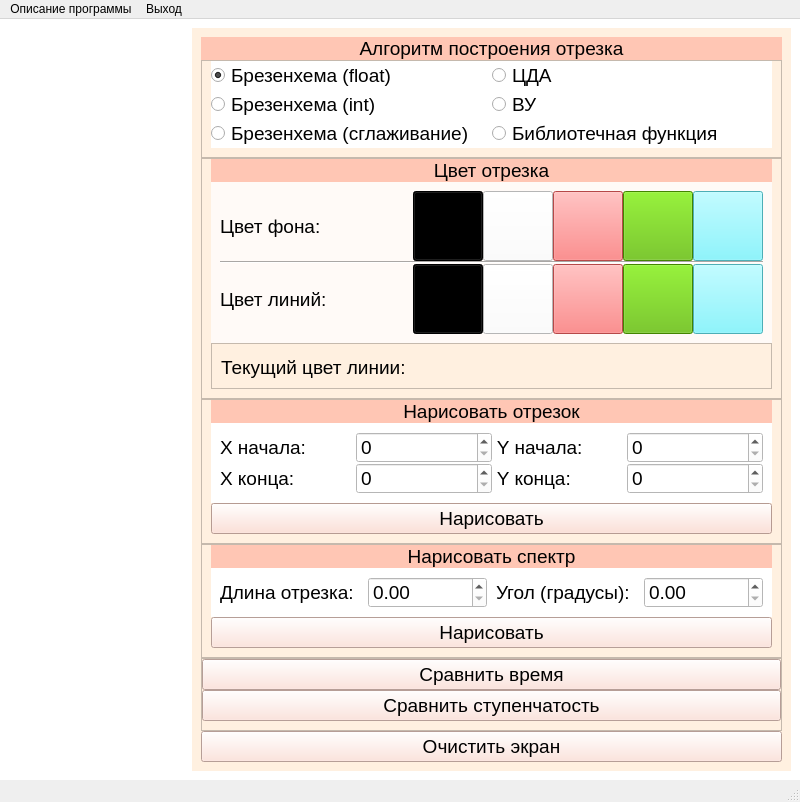
<?xml version="1.0" encoding="UTF-8"?>
<ui version="4.0">
 <class>MainWindow</class>
 <widget class="QMainWindow" name="MainWindow">
  <property name="geometry">
   <rect>
    <x>0</x>
    <y>0</y>
    <width>800</width>
    <height>600</height>
   </rect>
  </property>
  <property name="windowTitle">
   <string>MainWindow</string>
  </property>
  <widget class="QWidget" name="centralwidget">
   <property name="styleSheet">
    <string notr="true">background-color: rgb(255, 255, 255);</string>
   </property>
   <layout class="QHBoxLayout" name="horizontalLayout_4">
    <item>
     <widget class="QLabel" name="canvas_lbl">
      <property name="text">
       <string/>
      </property>
     </widget>
    </item>
    <item>
     <widget class="QWidget" name="acts" native="true">
      <property name="sizePolicy">
       <sizepolicy hsizetype="Fixed" vsizetype="Preferred">
        <horstretch>0</horstretch>
        <verstretch>0</verstretch>
       </sizepolicy>
      </property>
      <property name="font">
       <font>
        <pointsize>14</pointsize>
       </font>
      </property>
      <property name="styleSheet">
       <string notr="true">background-color: rgb(255, 240, 224);</string>
      </property>
      <layout class="QVBoxLayout" name="verticalLayout_7">
       <property name="spacing">
        <number>0</number>
       </property>
       <item>
        <widget class="QLabel" name="label">
         <property name="font">
          <font>
           <pointsize>14</pointsize>
          </font>
         </property>
         <property name="styleSheet">
          <string notr="true">background-color: rgb(255, 198, 180);</string>
         </property>
         <property name="text">
          <string>Алгоритм построения отрезка</string>
         </property>
         <property name="alignment">
          <set>Qt::AlignCenter</set>
         </property>
        </widget>
       </item>
       <item>
        <widget class="QFrame" name="frame_2">
         <property name="font">
          <font>
           <pointsize>14</pointsize>
          </font>
         </property>
         <property name="frameShape">
          <enum>QFrame::StyledPanel</enum>
         </property>
         <property name="frameShadow">
          <enum>QFrame::Raised</enum>
         </property>
         <layout class="QVBoxLayout" name="verticalLayout_11">
          <property name="spacing">
           <number>0</number>
          </property>
          <property name="topMargin">
           <number>0</number>
          </property>
          <property name="bottomMargin">
           <number>9</number>
          </property>
          <item>
           <widget class="QWidget" name="algos_wgt" native="true">
            <property name="font">
             <font>
              <pointsize>14</pointsize>
             </font>
            </property>
            <property name="styleSheet">
             <string notr="true">background-color: rgb(255, 255, 255);</string>
            </property>
            <layout class="QHBoxLayout" name="horizontalLayout">
             <property name="spacing">
              <number>0</number>
             </property>
             <property name="leftMargin">
              <number>0</number>
             </property>
             <property name="topMargin">
              <number>0</number>
             </property>
             <property name="rightMargin">
              <number>0</number>
             </property>
             <property name="bottomMargin">
              <number>0</number>
             </property>
             <item>
              <layout class="QVBoxLayout" name="verticalLayout_2">
               <item>
                <widget class="QRadioButton" name="brezf_rb">
                 <property name="font">
                  <font>
                   <pointsize>14</pointsize>
                  </font>
                 </property>
                 <property name="text">
                  <string>Брезенхема (float)</string>
                 </property>
                 <property name="checked">
                  <bool>true</bool>
                 </property>
                 <attribute name="buttonGroup">
                  <string notr="true">algos_btn_gp</string>
                 </attribute>
                </widget>
               </item>
               <item>
                <widget class="QRadioButton" name="brezint_rb">
                 <property name="font">
                  <font>
                   <pointsize>14</pointsize>
                  </font>
                 </property>
                 <property name="text">
                  <string>Брезенхема (int)</string>
                 </property>
                 <attribute name="buttonGroup">
                  <string notr="true">algos_btn_gp</string>
                 </attribute>
                </widget>
               </item>
               <item>
                <widget class="QRadioButton" name="brezs_rb">
                 <property name="font">
                  <font>
                   <pointsize>14</pointsize>
                  </font>
                 </property>
                 <property name="text">
                  <string>Брезенхема (сглаживание)</string>
                 </property>
                 <attribute name="buttonGroup">
                  <string notr="true">algos_btn_gp</string>
                 </attribute>
                </widget>
               </item>
              </layout>
             </item>
             <item>
              <layout class="QVBoxLayout" name="verticalLayout">
               <item>
                <widget class="QRadioButton" name="dda_rb">
                 <property name="font">
                  <font>
                   <pointsize>14</pointsize>
                  </font>
                 </property>
                 <property name="text">
                  <string>ЦДА</string>
                 </property>
                 <attribute name="buttonGroup">
                  <string notr="true">algos_btn_gp</string>
                 </attribute>
                </widget>
               </item>
               <item>
                <widget class="QRadioButton" name="wu_rb">
                 <property name="font">
                  <font>
                   <pointsize>14</pointsize>
                  </font>
                 </property>
                 <property name="text">
                  <string>ВУ</string>
                 </property>
                 <attribute name="buttonGroup">
                  <string notr="true">algos_btn_gp</string>
                 </attribute>
                </widget>
               </item>
               <item>
                <widget class="QRadioButton" name="lib_rb">
                 <property name="font">
                  <font>
                   <pointsize>14</pointsize>
                  </font>
                 </property>
                 <property name="text">
                  <string>Библиотечная функция</string>
                 </property>
                 <attribute name="buttonGroup">
                  <string notr="true">algos_btn_gp</string>
                 </attribute>
                </widget>
               </item>
              </layout>
             </item>
            </layout>
           </widget>
          </item>
         </layout>
        </widget>
       </item>
       <item>
        <widget class="QFrame" name="frame">
         <property name="font">
          <font>
           <pointsize>14</pointsize>
          </font>
         </property>
         <property name="frameShape">
          <enum>QFrame::StyledPanel</enum>
         </property>
         <property name="frameShadow">
          <enum>QFrame::Raised</enum>
         </property>
         <layout class="QVBoxLayout" name="verticalLayout_10">
          <property name="spacing">
           <number>0</number>
          </property>
          <property name="topMargin">
           <number>0</number>
          </property>
          <property name="bottomMargin">
           <number>9</number>
          </property>
          <item>
           <widget class="QLabel" name="label_2">
            <property name="font">
             <font>
              <pointsize>14</pointsize>
             </font>
            </property>
            <property name="styleSheet">
             <string notr="true">background-color: rgb(255, 198, 180);</string>
            </property>
            <property name="text">
             <string>Цвет отрезка</string>
            </property>
            <property name="alignment">
             <set>Qt::AlignCenter</set>
            </property>
           </widget>
          </item>
          <item>
           <widget class="QWidget" name="color" native="true">
            <property name="font">
             <font>
              <pointsize>14</pointsize>
             </font>
            </property>
            <property name="styleSheet">
             <string notr="true">background-color: rgb(255, 250, 247);</string>
            </property>
            <layout class="QHBoxLayout" name="horizontalLayout_5">
             <property name="spacing">
              <number>0</number>
             </property>
             <item>
              <layout class="QVBoxLayout" name="verticalLayout_8">
               <item>
                <widget class="QLabel" name="label_3">
                 <property name="sizePolicy">
                  <sizepolicy hsizetype="MinimumExpanding" vsizetype="Preferred">
                   <horstretch>0</horstretch>
                   <verstretch>0</verstretch>
                  </sizepolicy>
                 </property>
                 <property name="font">
                  <font>
                   <pointsize>14</pointsize>
                  </font>
                 </property>
                 <property name="text">
                  <string>Цвет фона: </string>
                 </property>
                </widget>
               </item>
               <item>
                <widget class="Line" name="line">
                 <property name="font">
                  <font>
                   <pointsize>14</pointsize>
                  </font>
                 </property>
                 <property name="orientation">
                  <enum>Qt::Horizontal</enum>
                 </property>
                </widget>
               </item>
               <item>
                <widget class="QLabel" name="label_4">
                 <property name="sizePolicy">
                  <sizepolicy hsizetype="MinimumExpanding" vsizetype="Preferred">
                   <horstretch>0</horstretch>
                   <verstretch>0</verstretch>
                  </sizepolicy>
                 </property>
                 <property name="font">
                  <font>
                   <pointsize>14</pointsize>
                  </font>
                 </property>
                 <property name="text">
                  <string>Цвет линий: </string>
                 </property>
                </widget>
               </item>
              </layout>
             </item>
             <item>
              <layout class="QVBoxLayout" name="verticalLayout_9">
               <item>
                <layout class="QHBoxLayout" name="horizontalLayout_2">
                 <property name="spacing">
                  <number>0</number>
                 </property>
                 <item>
                  <widget class="QToolButton" name="black_bg_btn">
                   <property name="sizePolicy">
                    <sizepolicy hsizetype="Preferred" vsizetype="Preferred">
                     <horstretch>0</horstretch>
                     <verstretch>0</verstretch>
                    </sizepolicy>
                   </property>
                   <property name="minimumSize">
                    <size>
                     <width>70</width>
                     <height>70</height>
                    </size>
                   </property>
                   <property name="font">
                    <font>
                     <pointsize>14</pointsize>
                    </font>
                   </property>
                   <property name="styleSheet">
                    <string notr="true">background-color: rgb(0, 0, 0);</string>
                   </property>
                   <property name="text">
                    <string/>
                   </property>
                  </widget>
                 </item>
                 <item>
                  <widget class="QToolButton" name="white_bg_btn">
                   <property name="sizePolicy">
                    <sizepolicy hsizetype="Preferred" vsizetype="Preferred">
                     <horstretch>0</horstretch>
                     <verstretch>0</verstretch>
                    </sizepolicy>
                   </property>
                   <property name="minimumSize">
                    <size>
                     <width>70</width>
                     <height>70</height>
                    </size>
                   </property>
                   <property name="font">
                    <font>
                     <pointsize>14</pointsize>
                    </font>
                   </property>
                   <property name="styleSheet">
                    <string notr="true">background-color: rgb(255, 255, 255);</string>
                   </property>
                   <property name="text">
                    <string/>
                   </property>
                  </widget>
                 </item>
                 <item>
                  <widget class="QToolButton" name="red_bg_btn">
                   <property name="sizePolicy">
                    <sizepolicy hsizetype="Preferred" vsizetype="Preferred">
                     <horstretch>0</horstretch>
                     <verstretch>0</verstretch>
                    </sizepolicy>
                   </property>
                   <property name="minimumSize">
                    <size>
                     <width>70</width>
                     <height>70</height>
                    </size>
                   </property>
                   <property name="font">
                    <font>
                     <pointsize>14</pointsize>
                    </font>
                   </property>
                   <property name="styleSheet">
                    <string notr="true">background-color: rgb(255, 101, 101);</string>
                   </property>
                   <property name="text">
                    <string/>
                   </property>
                  </widget>
                 </item>
                 <item>
                  <widget class="QToolButton" name="green_bg_btn">
                   <property name="sizePolicy">
                    <sizepolicy hsizetype="Preferred" vsizetype="Preferred">
                     <horstretch>0</horstretch>
                     <verstretch>0</verstretch>
                    </sizepolicy>
                   </property>
                   <property name="minimumSize">
                    <size>
                     <width>70</width>
                     <height>70</height>
                    </size>
                   </property>
                   <property name="font">
                    <font>
                     <pointsize>14</pointsize>
                    </font>
                   </property>
                   <property name="styleSheet">
                    <string notr="true">background-color: rgb(93, 186, 0);</string>
                   </property>
                   <property name="text">
                    <string/>
                   </property>
                  </widget>
                 </item>
                 <item>
                  <widget class="QToolButton" name="blue_bg_btn">
                   <property name="sizePolicy">
                    <sizepolicy hsizetype="Preferred" vsizetype="Preferred">
                     <horstretch>0</horstretch>
                     <verstretch>0</verstretch>
                    </sizepolicy>
                   </property>
                   <property name="minimumSize">
                    <size>
                     <width>70</width>
                     <height>70</height>
                    </size>
                   </property>
                   <property name="font">
                    <font>
                     <pointsize>14</pointsize>
                    </font>
                   </property>
                   <property name="styleSheet">
                    <string notr="true">background-color: rgb(106, 243, 255);</string>
                   </property>
                   <property name="text">
                    <string/>
                   </property>
                  </widget>
                 </item>
                </layout>
               </item>
               <item>
                <widget class="Line" name="line_2">
                 <property name="font">
                  <font>
                   <pointsize>14</pointsize>
                  </font>
                 </property>
                 <property name="orientation">
                  <enum>Qt::Horizontal</enum>
                 </property>
                </widget>
               </item>
               <item>
                <layout class="QHBoxLayout" name="horizontalLayout_3">
                 <property name="spacing">
                  <number>0</number>
                 </property>
                 <item>
                  <widget class="QToolButton" name="black_line_btn">
                   <property name="sizePolicy">
                    <sizepolicy hsizetype="Preferred" vsizetype="Preferred">
                     <horstretch>0</horstretch>
                     <verstretch>0</verstretch>
                    </sizepolicy>
                   </property>
                   <property name="minimumSize">
                    <size>
                     <width>70</width>
                     <height>70</height>
                    </size>
                   </property>
                   <property name="font">
                    <font>
                     <pointsize>14</pointsize>
                    </font>
                   </property>
                   <property name="styleSheet">
                    <string notr="true">background-color: rgb(0, 0, 0);</string>
                   </property>
                   <property name="text">
                    <string/>
                   </property>
                  </widget>
                 </item>
                 <item>
                  <widget class="QToolButton" name="white_line_btn">
                   <property name="sizePolicy">
                    <sizepolicy hsizetype="Preferred" vsizetype="Preferred">
                     <horstretch>0</horstretch>
                     <verstretch>0</verstretch>
                    </sizepolicy>
                   </property>
                   <property name="minimumSize">
                    <size>
                     <width>70</width>
                     <height>70</height>
                    </size>
                   </property>
                   <property name="font">
                    <font>
                     <pointsize>14</pointsize>
                    </font>
                   </property>
                   <property name="styleSheet">
                    <string notr="true">background-color: rgb(255, 255, 255);</string>
                   </property>
                   <property name="text">
                    <string/>
                   </property>
                  </widget>
                 </item>
                 <item>
                  <widget class="QToolButton" name="red_line_btn">
                   <property name="sizePolicy">
                    <sizepolicy hsizetype="Preferred" vsizetype="Preferred">
                     <horstretch>0</horstretch>
                     <verstretch>0</verstretch>
                    </sizepolicy>
                   </property>
                   <property name="minimumSize">
                    <size>
                     <width>70</width>
                     <height>70</height>
                    </size>
                   </property>
                   <property name="font">
                    <font>
                     <pointsize>14</pointsize>
                    </font>
                   </property>
                   <property name="styleSheet">
                    <string notr="true">background-color: rgb(255, 101, 101);</string>
                   </property>
                   <property name="text">
                    <string/>
                   </property>
                  </widget>
                 </item>
                 <item>
                  <widget class="QToolButton" name="green_line_btn">
                   <property name="sizePolicy">
                    <sizepolicy hsizetype="Preferred" vsizetype="Preferred">
                     <horstretch>0</horstretch>
                     <verstretch>0</verstretch>
                    </sizepolicy>
                   </property>
                   <property name="minimumSize">
                    <size>
                     <width>70</width>
                     <height>70</height>
                    </size>
                   </property>
                   <property name="font">
                    <font>
                     <pointsize>14</pointsize>
                    </font>
                   </property>
                   <property name="styleSheet">
                    <string notr="true">background-color: rgb(93, 186, 0);</string>
                   </property>
                   <property name="text">
                    <string/>
                   </property>
                  </widget>
                 </item>
                 <item>
                  <widget class="QToolButton" name="blue_line_btn">
                   <property name="sizePolicy">
                    <sizepolicy hsizetype="Preferred" vsizetype="Preferred">
                     <horstretch>0</horstretch>
                     <verstretch>0</verstretch>
                    </sizepolicy>
                   </property>
                   <property name="minimumSize">
                    <size>
                     <width>70</width>
                     <height>70</height>
                    </size>
                   </property>
                   <property name="font">
                    <font>
                     <pointsize>14</pointsize>
                    </font>
                   </property>
                   <property name="styleSheet">
                    <string notr="true">background-color: rgb(106, 243, 255);</string>
                   </property>
                   <property name="text">
                    <string/>
                   </property>
                  </widget>
                 </item>
                </layout>
               </item>
              </layout>
             </item>
            </layout>
           </widget>
          </item>
          <item>
           <widget class="QFrame" name="frame_6">
            <property name="font">
             <font>
              <pointsize>14</pointsize>
             </font>
            </property>
            <property name="styleSheet">
             <string notr="true">background-color: rgb(255, 240, 224);</string>
            </property>
            <property name="frameShape">
             <enum>QFrame::StyledPanel</enum>
            </property>
            <property name="frameShadow">
             <enum>QFrame::Raised</enum>
            </property>
            <layout class="QVBoxLayout" name="verticalLayout_15">
             <property name="spacing">
              <number>0</number>
             </property>
             <property name="leftMargin">
              <number>0</number>
             </property>
             <property name="topMargin">
              <number>3</number>
             </property>
             <property name="rightMargin">
              <number>0</number>
             </property>
             <property name="bottomMargin">
              <number>0</number>
             </property>
             <item>
              <widget class="QWidget" name="widget_2" native="true">
               <property name="font">
                <font>
                 <pointsize>14</pointsize>
                </font>
               </property>
               <property name="styleSheet">
                <string notr="true">background-color: rgb(255, 240, 224);</string>
               </property>
               <layout class="QHBoxLayout" name="horizontalLayout_9">
                <property name="spacing">
                 <number>0</number>
                </property>
                <item>
                 <widget class="QLabel" name="label_15">
                  <property name="font">
                   <font>
                    <pointsize>14</pointsize>
                   </font>
                  </property>
                  <property name="text">
                   <string>Текущий цвет линии:   </string>
                  </property>
                 </widget>
                </item>
                <item>
                 <widget class="QLabel" name="color_line_show">
                  <property name="sizePolicy">
                   <sizepolicy hsizetype="Fixed" vsizetype="Preferred">
                    <horstretch>0</horstretch>
                    <verstretch>0</verstretch>
                   </sizepolicy>
                  </property>
                  <property name="minimumSize">
                   <size>
                    <width>75</width>
                    <height>0</height>
                   </size>
                  </property>
                  <property name="font">
                   <font>
                    <pointsize>14</pointsize>
                   </font>
                  </property>
                  <property name="styleSheet">
                   <string notr="true">border-color: rgb(0, 0, 0);</string>
                  </property>
                  <property name="text">
                   <string/>
                  </property>
                 </widget>
                </item>
                <item>
                 <spacer name="horizontalSpacer_2">
                  <property name="font">
                   <font>
                    <pointsize>14</pointsize>
                   </font>
                  </property>
                  <property name="orientation">
                   <enum>Qt::Horizontal</enum>
                  </property>
                  <property name="sizeHint" stdset="0">
                   <size>
                    <width>40</width>
                    <height>20</height>
                   </size>
                  </property>
                 </spacer>
                </item>
               </layout>
              </widget>
             </item>
            </layout>
           </widget>
          </item>
         </layout>
        </widget>
       </item>
       <item>
        <widget class="QFrame" name="frame_3">
         <property name="font">
          <font>
           <pointsize>14</pointsize>
          </font>
         </property>
         <property name="frameShape">
          <enum>QFrame::StyledPanel</enum>
         </property>
         <property name="frameShadow">
          <enum>QFrame::Raised</enum>
         </property>
         <layout class="QVBoxLayout" name="verticalLayout_12">
          <property name="spacing">
           <number>0</number>
          </property>
          <property name="topMargin">
           <number>0</number>
          </property>
          <property name="bottomMargin">
           <number>9</number>
          </property>
          <item>
           <widget class="QLabel" name="label_7">
            <property name="font">
             <font>
              <pointsize>14</pointsize>
             </font>
            </property>
            <property name="styleSheet">
             <string notr="true">background-color: rgb(255, 198, 180);</string>
            </property>
            <property name="text">
             <string>Нарисовать отрезок</string>
            </property>
            <property name="alignment">
             <set>Qt::AlignCenter</set>
            </property>
           </widget>
          </item>
          <item>
           <widget class="QWidget" name="widget" native="true">
            <property name="font">
             <font>
              <pointsize>14</pointsize>
             </font>
            </property>
            <property name="styleSheet">
             <string notr="true">background-color: rgb(255, 255, 255);</string>
            </property>
            <layout class="QHBoxLayout" name="horizontalLayout_6">
             <property name="spacing">
              <number>0</number>
             </property>
             <item>
              <layout class="QVBoxLayout" name="verticalLayout_3">
               <property name="spacing">
                <number>0</number>
               </property>
               <item>
                <widget class="QLabel" name="label_8">
                 <property name="font">
                  <font>
                   <pointsize>14</pointsize>
                  </font>
                 </property>
                 <property name="text">
                  <string>X начала: </string>
                 </property>
                </widget>
               </item>
               <item>
                <widget class="QLabel" name="label_10">
                 <property name="font">
                  <font>
                   <pointsize>14</pointsize>
                  </font>
                 </property>
                 <property name="text">
                  <string>X конца: </string>
                 </property>
                </widget>
               </item>
              </layout>
             </item>
             <item>
              <layout class="QVBoxLayout" name="verticalLayout_4">
               <property name="spacing">
                <number>0</number>
               </property>
               <item>
                <widget class="QSpinBox" name="x_beg_sb">
                 <property name="font">
                  <font>
                   <pointsize>14</pointsize>
                  </font>
                 </property>
                 <property name="maximum">
                  <number>1000000</number>
                 </property>
                </widget>
               </item>
               <item>
                <widget class="QSpinBox" name="x_end_sb">
                 <property name="font">
                  <font>
                   <pointsize>14</pointsize>
                  </font>
                 </property>
                 <property name="maximum">
                  <number>1000000</number>
                 </property>
                </widget>
               </item>
              </layout>
             </item>
             <item>
              <layout class="QVBoxLayout" name="verticalLayout_5">
               <property name="spacing">
                <number>0</number>
               </property>
               <item>
                <widget class="QLabel" name="label_9">
                 <property name="font">
                  <font>
                   <pointsize>14</pointsize>
                  </font>
                 </property>
                 <property name="text">
                  <string> Y начала: </string>
                 </property>
                </widget>
               </item>
               <item>
                <widget class="QLabel" name="label_11">
                 <property name="font">
                  <font>
                   <pointsize>14</pointsize>
                  </font>
                 </property>
                 <property name="text">
                  <string> Y конца: </string>
                 </property>
                </widget>
               </item>
              </layout>
             </item>
             <item>
              <layout class="QVBoxLayout" name="verticalLayout_6">
               <property name="spacing">
                <number>0</number>
               </property>
               <item>
                <widget class="QSpinBox" name="y_beg_sb">
                 <property name="font">
                  <font>
                   <pointsize>14</pointsize>
                  </font>
                 </property>
                 <property name="maximum">
                  <number>1000000</number>
                 </property>
                </widget>
               </item>
               <item>
                <widget class="QSpinBox" name="y_end_sb">
                 <property name="font">
                  <font>
                   <pointsize>14</pointsize>
                  </font>
                 </property>
                 <property name="maximum">
                  <number>1000000</number>
                 </property>
                </widget>
               </item>
              </layout>
             </item>
            </layout>
           </widget>
          </item>
          <item>
           <widget class="QPushButton" name="draw_line_btn">
            <property name="font">
             <font>
              <pointsize>14</pointsize>
             </font>
            </property>
            <property name="styleSheet">
             <string notr="true">background-color: rgb(255, 217, 205);</string>
            </property>
            <property name="text">
             <string>Нарисовать</string>
            </property>
           </widget>
          </item>
         </layout>
        </widget>
       </item>
       <item>
        <widget class="QFrame" name="frame_4">
         <property name="font">
          <font>
           <pointsize>14</pointsize>
          </font>
         </property>
         <property name="frameShape">
          <enum>QFrame::StyledPanel</enum>
         </property>
         <property name="frameShadow">
          <enum>QFrame::Raised</enum>
         </property>
         <layout class="QVBoxLayout" name="verticalLayout_13">
          <property name="spacing">
           <number>0</number>
          </property>
          <property name="topMargin">
           <number>0</number>
          </property>
          <property name="bottomMargin">
           <number>9</number>
          </property>
          <item>
           <widget class="QLabel" name="label_12">
            <property name="font">
             <font>
              <pointsize>14</pointsize>
             </font>
            </property>
            <property name="styleSheet">
             <string notr="true">background-color: rgb(255, 198, 180);
</string>
            </property>
            <property name="text">
             <string>Нарисовать спектр</string>
            </property>
            <property name="alignment">
             <set>Qt::AlignCenter</set>
            </property>
           </widget>
          </item>
          <item>
           <widget class="QWidget" name="widget_3" native="true">
            <property name="font">
             <font>
              <pointsize>14</pointsize>
             </font>
            </property>
            <property name="styleSheet">
             <string notr="true">background-color: rgb(255, 255, 255);</string>
            </property>
            <layout class="QHBoxLayout" name="horizontalLayout_7">
             <property name="spacing">
              <number>9</number>
             </property>
             <item>
              <widget class="QLabel" name="label_13">
               <property name="font">
                <font>
                 <pointsize>14</pointsize>
                </font>
               </property>
               <property name="text">
                <string>Длина отрезка: </string>
               </property>
              </widget>
             </item>
             <item>
              <widget class="QDoubleSpinBox" name="length_sb">
               <property name="font">
                <font>
                 <pointsize>14</pointsize>
                </font>
               </property>
               <property name="maximum">
                <double>100000.000000000000000</double>
               </property>
              </widget>
             </item>
             <item>
              <widget class="QLabel" name="label_14">
               <property name="font">
                <font>
                 <pointsize>14</pointsize>
                </font>
               </property>
               <property name="text">
                <string>Угол (градусы): </string>
               </property>
              </widget>
             </item>
             <item>
              <widget class="QDoubleSpinBox" name="angle_sb">
               <property name="font">
                <font>
                 <pointsize>14</pointsize>
                </font>
               </property>
               <property name="maximum">
                <double>100000.000000000000000</double>
               </property>
              </widget>
             </item>
            </layout>
           </widget>
          </item>
          <item>
           <widget class="QPushButton" name="draw_spectr_btn">
            <property name="font">
             <font>
              <pointsize>14</pointsize>
             </font>
            </property>
            <property name="styleSheet">
             <string notr="true">background-color: rgb(255, 221, 211);</string>
            </property>
            <property name="text">
             <string>Нарисовать</string>
            </property>
           </widget>
          </item>
         </layout>
        </widget>
       </item>
       <item>
        <widget class="QFrame" name="frame_5">
         <property name="font">
          <font>
           <pointsize>14</pointsize>
          </font>
         </property>
         <property name="frameShape">
          <enum>QFrame::StyledPanel</enum>
         </property>
         <property name="frameShadow">
          <enum>QFrame::Raised</enum>
         </property>
         <layout class="QVBoxLayout" name="verticalLayout_14">
          <property name="spacing">
           <number>0</number>
          </property>
          <property name="leftMargin">
           <number>0</number>
          </property>
          <property name="topMargin">
           <number>0</number>
          </property>
          <property name="rightMargin">
           <number>0</number>
          </property>
          <item>
           <widget class="QPushButton" name="cmp_time_btn">
            <property name="font">
             <font>
              <pointsize>14</pointsize>
             </font>
            </property>
            <property name="styleSheet">
             <string notr="true">background-color: rgb(255, 221, 211);
</string>
            </property>
            <property name="text">
             <string>Сравнить время</string>
            </property>
           </widget>
          </item>
          <item>
           <widget class="QPushButton" name="cmp_gradation_btn">
            <property name="font">
             <font>
              <pointsize>14</pointsize>
             </font>
            </property>
            <property name="styleSheet">
             <string notr="true">background-color: rgb(255, 221, 211);</string>
            </property>
            <property name="text">
             <string>Сравнить ступенчатость</string>
            </property>
           </widget>
          </item>
         </layout>
        </widget>
       </item>
       <item>
        <widget class="QPushButton" name="clear_canvas_btn">
         <property name="font">
          <font>
           <pointsize>14</pointsize>
          </font>
         </property>
         <property name="styleSheet">
          <string notr="true">background-color: rgb(255, 221, 211);</string>
         </property>
         <property name="text">
          <string>Очистить экран</string>
         </property>
        </widget>
       </item>
      </layout>
     </widget>
    </item>
   </layout>
  </widget>
  <widget class="QMenuBar" name="menubar">
   <property name="geometry">
    <rect>
     <x>0</x>
     <y>0</y>
     <width>800</width>
     <height>22</height>
    </rect>
   </property>
   <widget class="QMenu" name="info_qm">
    <property name="title">
     <string>Описание программы</string>
    </property>
   </widget>
   <widget class="QMenu" name="exit_pbtn">
    <property name="title">
     <string>Выход</string>
    </property>
   </widget>
   <addaction name="info_qm"/>
   <addaction name="exit_pbtn"/>
  </widget>
  <widget class="QStatusBar" name="statusbar"/>
 </widget>
 <resources/>
 <connections/>
 <buttongroups>
  <buttongroup name="algos_btn_gp"/>
 </buttongroups>
</ui>
